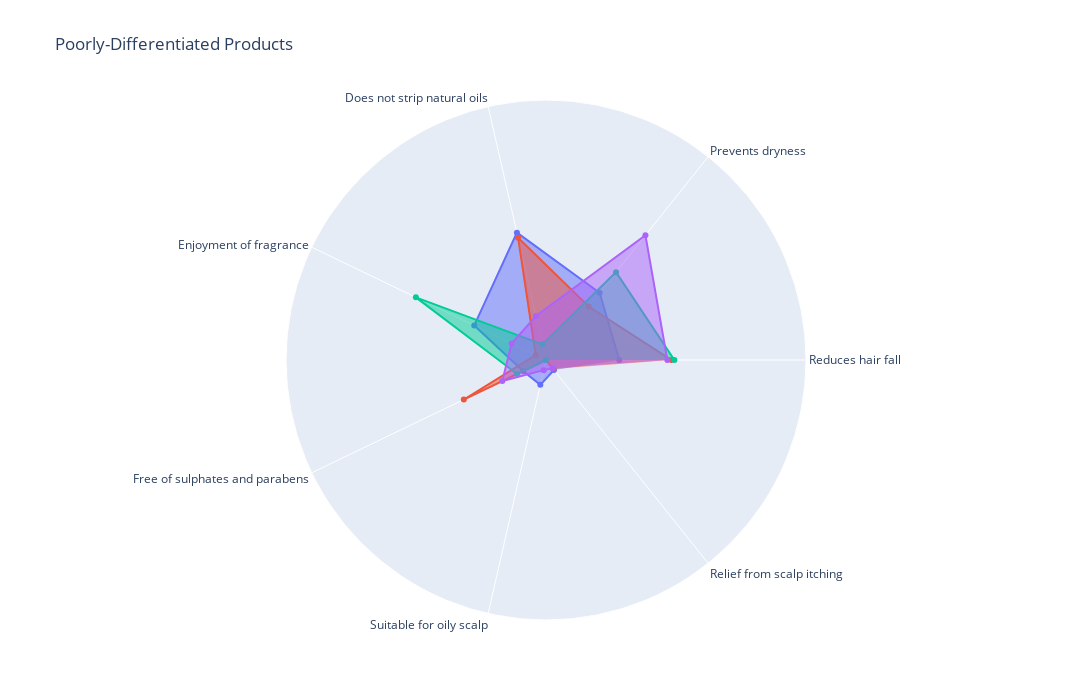

Notebook source saved alongside this figure:
### Code cell
spider_chart_needs(
    title="Poorly-Differentiated Products",
    products=poorly_differentiated,
)

### Figure 1 — Plotly figure (JSON) as saved in the notebook; plotly's stock layout.template omitted (floating-point values rounded to 4 significant figures)
{"data": [{"fill": "toself", "name": "Herbal Essences Strawberry & Mint Shampoo - For Cleansing & Volume - Paraben Free", "r": [0.1691, 0.1985, 0.3015, 0.1838, 0.05882, 0.05882, 0.02941], "theta": ["Reduces hair fall", "Prevents dryness", "Does not strip natural oils", "Enjoyment of fragrance", "Free of sulphates and parabens", "Suitable for oily scalp", "Relief from scalp itching"], "type": "scatterpolar"}, {"fill": "toself", "name": "Herbal Essences Aloe & Bamboo Shampoo For Soft Smooth Hair, No-Sulphates, Paraben and Silicones", "r": [0.2895, 0.1579, 0.2895, 0.02632, 0.2105, 0.0, 0.02632], "theta": ["Reduces hair fall", "Prevents dryness", "Does not strip natural oils", "Enjoyment of fragrance", "Free of sulphates and parabens", "Suitable for oily scalp", "Relief from scalp itching"], "type": "scatterpolar"}, {"fill": "toself", "name": "Herbal Essences Bio:Renew Strength Whipped Cocoa Butter Conditioner", "r": [0.2963, 0.2593, 0.03704, 0.3333, 0.07407, 0.0, 0.0], "theta": ["Reduces hair fall", "Prevents dryness", "Does not strip natural oils", "Enjoyment of fragrance", "Free of sulphates and parabens", "Suitable for oily scalp", "Relief from scalp itching"], "type": "scatterpolar"}, {"fill": "toself", "name": "Herbal Essences Coconut Milk Shampoo For Hydration & Softness - No Parabens- No Colourants", "r": [0.28, 0.368, 0.104, 0.088, 0.112, 0.024, 0.024], "theta": ["Reduces hair fall", "Prevents dryness", "Does not strip natural oils", "Enjoyment of fragrance", "Free of sulphates and parabens", "Suitable for oily scalp", "Relief from scalp itching"], "type": "scatterpolar"}], "layout": {"autosize": false, "height": 700, "polar": {"radialaxis": {"range": [0, 0.6], "visible": false}}, "showlegend": false, "title": {"text": "Poorly-Differentiated Products"}, "width": 1400}}
